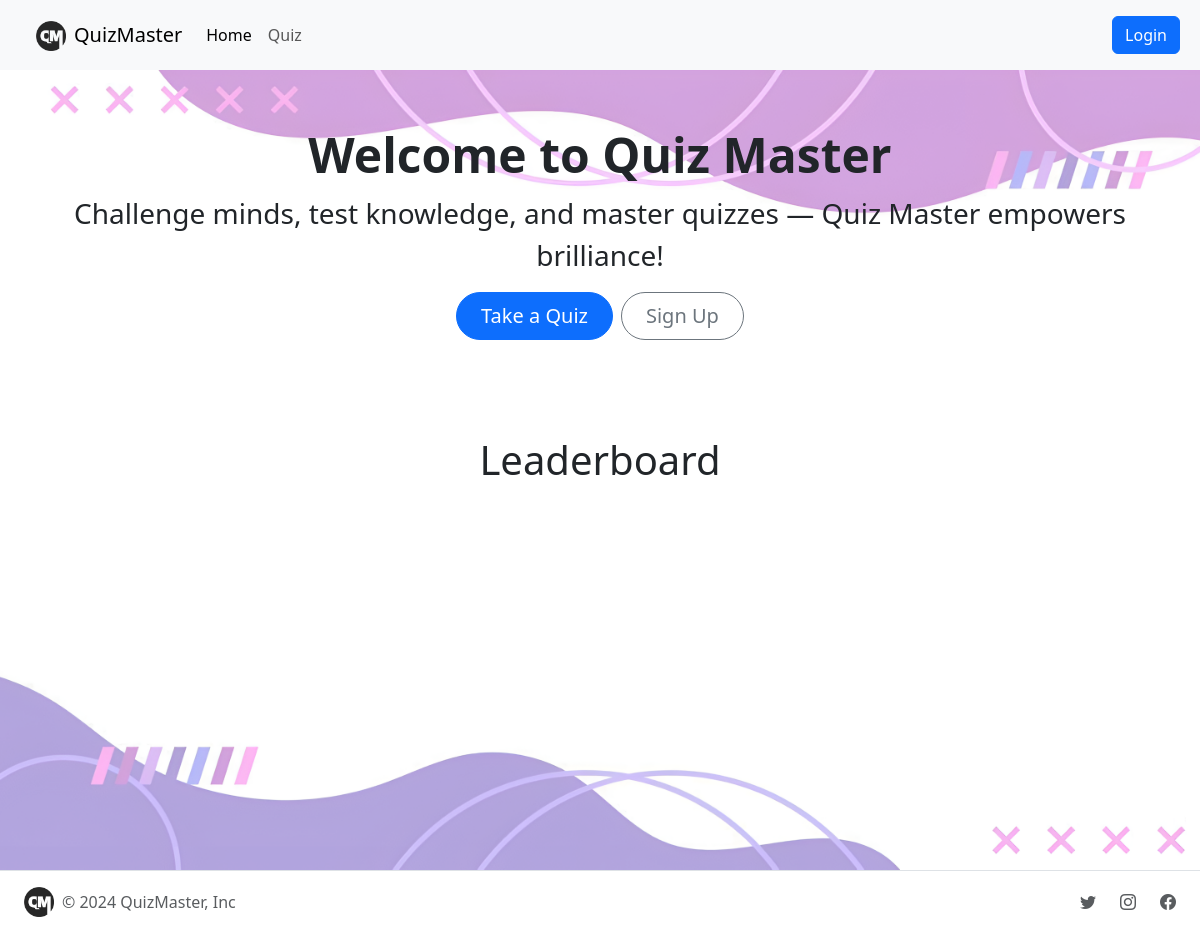
Before: / with the older database file.
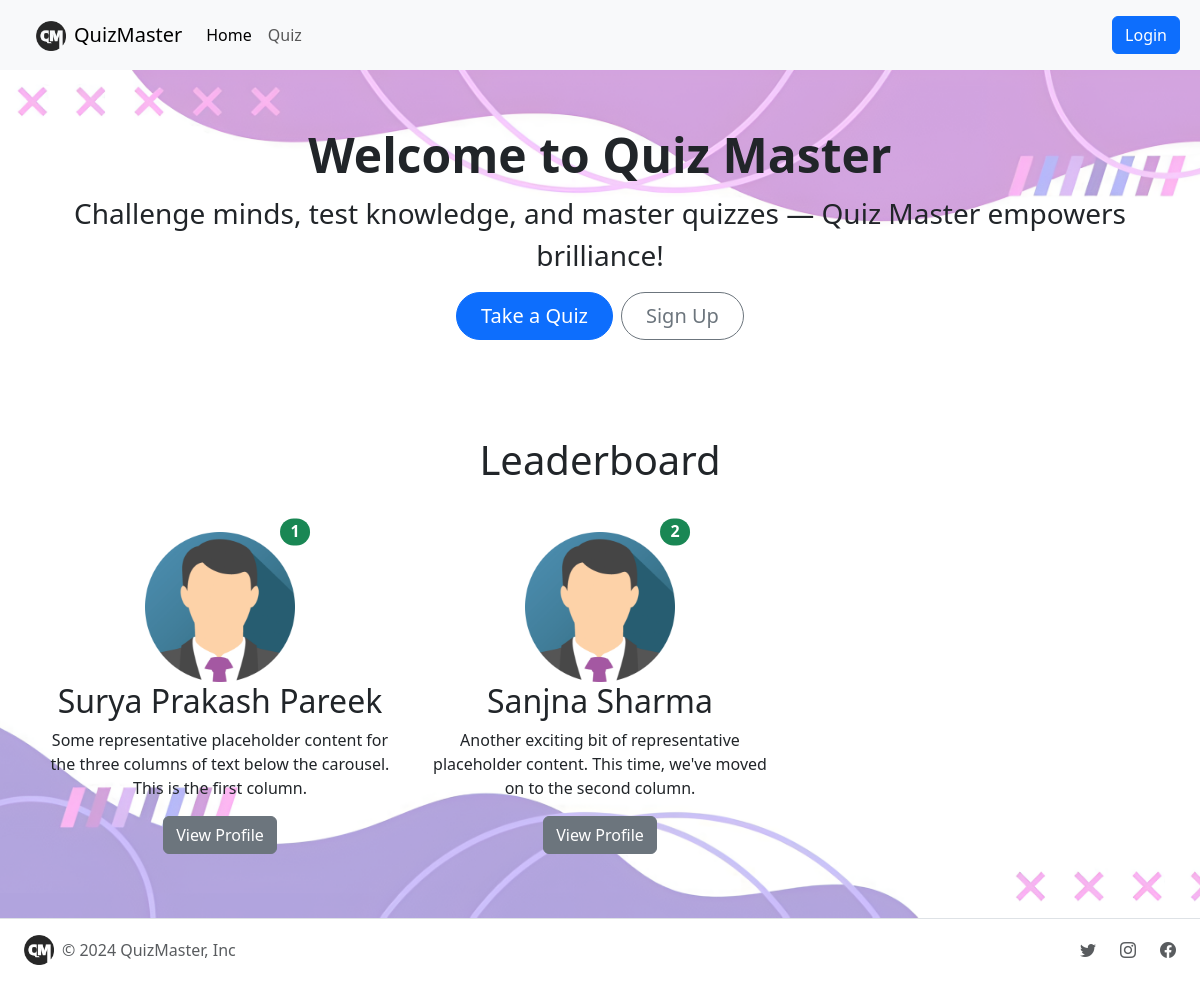
After: the same page with the newer database file.
### app/models.py (models this page shows)
class User(db.Model, UserMixin):
    __tablename__ = 'user'
    id = db.Column(db.Integer, primary_key=True)
    username = db.Column(db.String(80), unique=True, nullable=False)
    full_name = db.Column(db.String(120), nullable=False)
    password = db.Column(db.String(120), nullable=False)
    gender = db.Column(db.String(50))
    qualification = db.Column(db.String(120))
    dob = db.Column(db.String(120))
    is_admin = db.Column(db.Boolean, default=False)
    bio = db.Column(db.String(100))
    scores = db.relationship('Scores', backref='user', cascade="all, delete-orphan")

### app/routes.py (the view)
@main.route("/")
def index():
    user = None
    if session.get('logged_in'):
        user = User.query.filter_by(username=session.get('username')).first()
    return render_template("index.html", logged_in=session.get('logged_in'), username=session.get('username'), current_user=user, leaderboard=leaderboard())

### app/utils.py (called while the page is built)
def leaderboard():
    from .models import User, Scores, db
    return db.session.query(
        User.full_name, db.func.sum(Scores.total_score).label('total_score')
    ).join(Scores, Scores.user_id == User.id).group_by(Scores.user_id).order_by(db.func.sum(Scores.total_score).desc()).all()

### app/templates/index.html (shortened to what this page needs)
<!DOCTYPE html>
<html lang="en">
<head>
  <link href="https://cdn.jsdelivr.net/npm/bootstrap@5.3.3/dist/css/bootstrap.min.css" rel="stylesheet"
>
  <link href="https://cdn.jsdelivr.net/npm/bootstrap-icons/font/bootstrap-icons.css" rel="stylesheet">
</head>
<body>
  <nav class="navbar navbar-expand-lg bg-body-tertiary">
    <div class="container-fluid">
      <a class="navbar-brand ms-4" href="{{url_for('main.index')}}">
        <img src="{{ url_for('static', filename='images/logo-rmbg.png') }}" alt="Logo" width="30" height="30"
          class="d-inline-block align-text-top me-2">QuizMaster</a>
      <div class="collapse navbar-collapse" id="navbarSupportedContent">
        <ul class="navbar-nav me-auto mb-2 mb-lg-0">
          <li class="nav-item">
            <a class="nav-link active" aria-current="page" href="{{url_for('main.index')}}">Home</a>
          </li>
          <li class="nav-item">
            <a class="nav-link" href="{{ url_for('main.quiz') }}">Quiz</a>
          </li>
        </ul>
        {% if logged_in %}
        <a href="{{url_for('main.logout')}}" class="btn btn-danger m-2">logout</a>
        {% else %}
        <a href="{{url_for('main.login')}}" class="btn btn-primary m-2">Login</a>
        {% endif %}
      </div>
    </div>
  </nav>
  <div class="main-section container-fluid py-5">
    <div class="container text-center">
      <h1 class="display-5 fw-bold my-2">Welcome {% if logged_in %}{{ current_user.full_name.split(" ")[0] }}{% else %}
        to Quiz Master {% endif %}</h1>
      <p class="lead fs-3">Challenge minds, test knowledge, and master quizzes — Quiz Master empowers brilliance!</p>
      <div class="d-inline-flex gap-2 mb-5">
        <a href="{{url_for('main.quiz')}}"
          class="d-inline-flex align-items-center btn btn-primary btn-lg px-4 rounded-pill">Take a Quiz</a>
        {% if logged_in %}
        <a href="{{url_for('main.profile')}}" class="btn btn-outline-secondary btn-lg px-4 rounded-pill">Profile</a>
        {% else %}
        <a href="{{url_for('main.signup')}}" class="btn btn-outline-secondary btn-lg px-4 rounded-pill">Sign Up</a>
        {% endif %}
      </div>
    </div>
    <div class="container text-center">
      <h1 class="display-6 text-center my-5">Leaderboard</h1>
      {% if leaderboard | length >= 1 %}
      <div class="row">
        <div class="col-lg-4 position-relative">
          <img src="{{ url_for('static', filename='images/img_avatar.png') }}" class="img-fluid" width="150"
            height="150" alt="">
          <span class="position-absolute top-0 start-90 translate-middle badge rounded-pill bg-success fs-6">
            1
          </span>
          <h2 class="fw-normal">{{leaderboard[0][0]}}</h2>
          <p>Some representative placeholder content for the three columns of text below the carousel. This is the first
            column.</p>
            <p><a class="btn btn-secondary" name="self-profile" value="false"
              href="{{url_for('main.profile', name=leaderboard[0][0])}}">View Profile</a></p>
            </div>
        {% endif %}
        {% if leaderboard | length >= 2 %}
        <div class="col-lg-4 position-relative">
          <img src="{{ url_for('static', filename='images/img_avatar.png') }}" class="img-fluid" width="150"
            height="150" alt="">
          <span class="position-absolute top-0 start-90 translate-middle badge rounded-pill bg-success fs-6">
            2
          </span>
          <h2 class="fw-normal">{{leaderboard[1][0]}}</h2>
          <p>Another exciting bit of representative placeholder content. This time, we've moved on to the second column.
          </p>
          <p><a class="btn btn-secondary" name="self-profile" value="false"
              href="{{url_for('main.profile',name= leaderboard[1][0])}}">View Profile</a></p>
        </div>
        {% endif %}
      </div>
    </div>
  </div>
  <footer class="d-flex justify-content-between align-items-center border-top py-3">
    <div class="col-md-4 d-flex align-items-center">
      <a href="/" class="mb-3 me-2 mb-md-0 text-body-secondary text-decoration-none lh-1">
        <img src="{{ url_for('static', filename='images/logo-rmbg.png') }}" class="image-fluid ms-4" width="30"
          height="30" alt="">
      </a>
      <span class="mb-3 mb-md-0 text-body-secondary">© 2024 QuizMaster, Inc</span>
    </div>
    <ul class="nav col-md-4 justify-content-end list-unstyled d-flex">
      <li class="ms-3"><a class="text-body-secondary" href="#"><i class="bi bi-twitter me-2"></i></a></li>
      <li class="ms-3"><a class="text-body-secondary" href="#"><i class="bi bi-instagram me-2"></i></a></li>
      <li class="ms-3"><a class="text-body-secondary" href="#"><i class="bi bi-facebook me-4"></i></a></li>
    </ul>
  </footer>
</body>
</html>

### app/templates/index.html (style rules this page uses)
.main-section { animation: fadeIn 0.3s ease-in-out; background: url('static/quiz_background.jpg'); background-size: cover; min-height: 100vh; background-position: center; }

Changed rows visible on the page:
added User: full_name "Surya Prakash Pareek"
added User: full_name "Sanjna Sharma"
Other visible differences:
text now shown: "1 Some representative placeholder content for the three columns of text below the carousel. This is the first column. View Profile 2 Another exciting bit of representative placeholder content. This time, we've moved on to the second column. View Profile"
